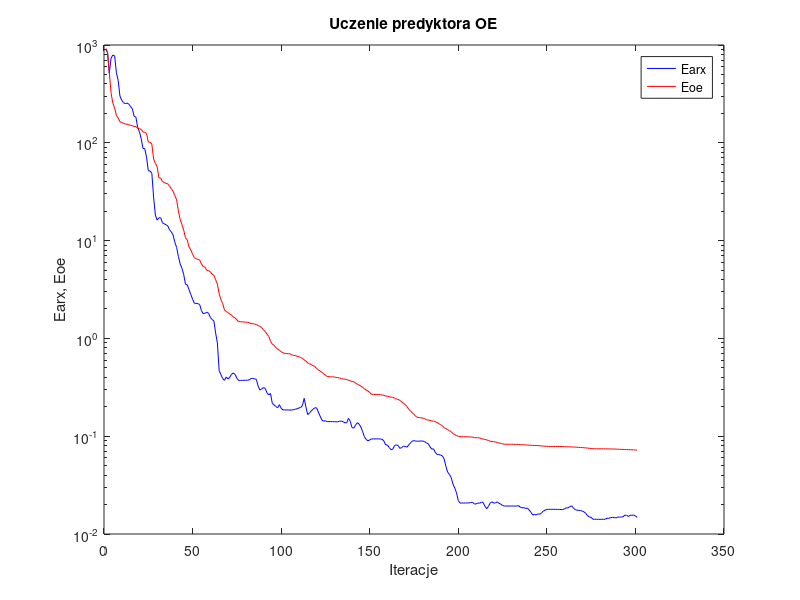
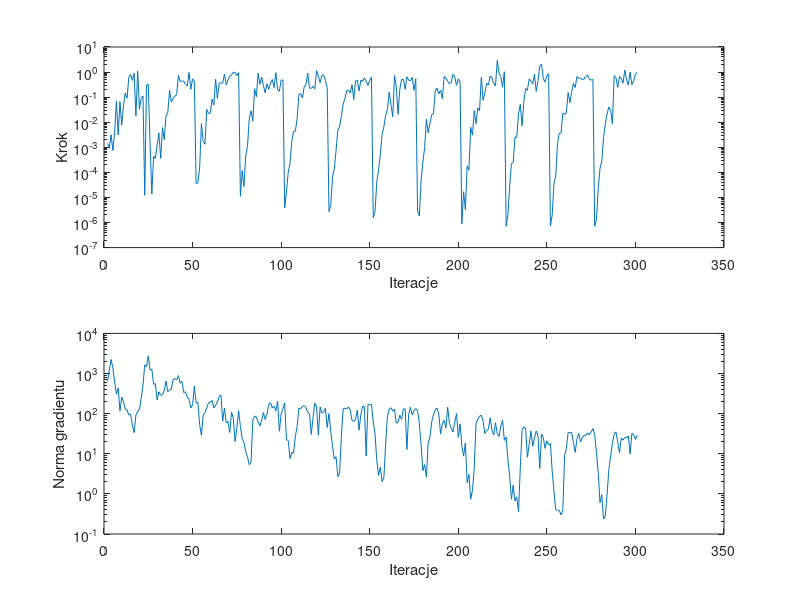

Here is the MATLAB script that generated these plots, in order:
%uczenie predyktora oe
clear all;
n=0; farx(n+1)=9.054274e+002; foe(n+1)=9.183296e+002; wspucz(n+1)=0.000000e+000; ng(n+1)=0.000000e+000;
%odnowa zmiennej metryki
n=1; farx(n+1)=8.335452e+002; foe(n+1)=8.440239e+002; krok(n+1)=1.427772e-003; ng(n+1)=6.368315e+002;
n=2; farx(n+1)=5.157205e+002; foe(n+1)=5.220359e+002; krok(n+1)=9.701682e-004; ng(n+1)=1.207657e+003;
n=3; farx(n+1)=7.362115e+002; foe(n+1)=3.205749e+002; krok(n+1)=3.200852e-003; ng(n+1)=2.230289e+003;
n=4; farx(n+1)=7.891167e+002; foe(n+1)=2.548451e+002; krok(n+1)=7.433745e-004; ng(n+1)=1.381027e+003;
n=5; farx(n+1)=7.760627e+002; foe(n+1)=2.265005e+002; krok(n+1)=3.852167e-003; ng(n+1)=6.166032e+002;
n=6; farx(n+1)=5.196127e+002; foe(n+1)=1.904878e+002; krok(n+1)=7.071636e-002; ng(n+1)=3.106139e+002;
n=7; farx(n+1)=4.338809e+002; foe(n+1)=1.788782e+002; krok(n+1)=3.096691e-003; ng(n+1)=4.325424e+002;
n=8; farx(n+1)=3.003796e+002; foe(n+1)=1.640795e+002; krok(n+1)=6.645935e-002; ng(n+1)=1.162275e+002;
n=9; farx(n+1)=2.722737e+002; foe(n+1)=1.610131e+002; krok(n+1)=7.585588e-003; ng(n+1)=2.572815e+002;
n=10; farx(n+1)=2.576011e+002; foe(n+1)=1.586148e+002; krok(n+1)=4.486711e-002; ng(n+1)=1.958422e+002;
n=11; farx(n+1)=2.511600e+002; foe(n+1)=1.555020e+002; krok(n+1)=1.468011e-001; ng(n+1)=1.301454e+002;
n=12; farx(n+1)=2.547679e+002; foe(n+1)=1.549599e+002; krok(n+1)=9.047997e-002; ng(n+1)=1.235980e+002;
n=13; farx(n+1)=2.484697e+002; foe(n+1)=1.527627e+002; krok(n+1)=6.071167e-001; ng(n+1)=9.278328e+001;
n=14; farx(n+1)=2.345375e+002; foe(n+1)=1.510447e+002; krok(n+1)=8.055989e-001; ng(n+1)=9.649514e+001;
n=15; farx(n+1)=2.231633e+002; foe(n+1)=1.498337e+002; krok(n+1)=4.641165e-001; ng(n+1)=5.139243e+001;
n=16; farx(n+1)=1.862168e+002; foe(n+1)=1.468804e+002; krok(n+1)=8.892951e-001; ng(n+1)=3.375206e+001;
n=17; farx(n+1)=1.832910e+002; foe(n+1)=1.466415e+002; krok(n+1)=1.809047e-002; ng(n+1)=9.215005e+001;
n=18; farx(n+1)=1.439700e+002; foe(n+1)=1.409289e+002; krok(n+1)=1.104871e+000; ng(n+1)=1.133043e+002;
n=19; farx(n+1)=1.296531e+002; foe(n+1)=1.393148e+002; krok(n+1)=3.394649e-002; ng(n+1)=1.266368e+002;
n=20; farx(n+1)=1.101314e+002; foe(n+1)=1.372536e+002; krok(n+1)=9.118713e-002; ng(n+1)=2.411644e+002;
n=21; farx(n+1)=8.732812e+001; foe(n+1)=1.286168e+002; krok(n+1)=1.125137e-001; ng(n+1)=5.038092e+002;
n=22; farx(n+1)=8.720314e+001; foe(n+1)=1.285970e+002; krok(n+1)=1.221743e-005; ng(n+1)=1.640580e+003;
n=23; farx(n+1)=7.136348e+001; foe(n+1)=1.244040e+002; krok(n+1)=3.031633e-001; ng(n+1)=1.483354e+003;
n=24; farx(n+1)=5.183262e+001; foe(n+1)=1.017894e+002; krok(n+1)=3.241378e-001; ng(n+1)=2.761599e+003;
n=25; farx(n+1)=5.152649e+001; foe(n+1)=1.015800e+002; krok(n+1)=1.336585e-003; ng(n+1)=1.213721e+003;
%odnowa zmiennej metryki
n=26; farx(n+1)=4.883414e+001; foe(n+1)=9.696023e+001; krok(n+1)=1.361415e-005; ng(n+1)=1.286940e+003;
n=27; farx(n+1)=2.782551e+001; foe(n+1)=6.830233e+001; krok(n+1)=4.342261e-004; ng(n+1)=5.396959e+002;
n=28; farx(n+1)=1.826859e+001; foe(n+1)=6.148825e+001; krok(n+1)=3.643472e-004; ng(n+1)=5.598124e+002;
n=29; farx(n+1)=1.620731e+001; foe(n+1)=5.705052e+001; krok(n+1)=1.256985e-003; ng(n+1)=2.207908e+002;
n=30; farx(n+1)=1.713651e+001; foe(n+1)=4.371241e+001; krok(n+1)=3.740008e-003; ng(n+1)=3.500644e+002;
n=31; farx(n+1)=1.711252e+001; foe(n+1)=4.360598e+001; krok(n+1)=3.647778e-004; ng(n+1)=2.869367e+002;
n=32; farx(n+1)=1.519751e+001; foe(n+1)=4.003030e+001; krok(n+1)=6.047937e-003; ng(n+1)=2.934974e+002;
n=33; farx(n+1)=1.487337e+001; foe(n+1)=3.931857e+001; krok(n+1)=1.998365e-003; ng(n+1)=3.757377e+002;
n=34; farx(n+1)=1.452110e+001; foe(n+1)=3.839378e+001; krok(n+1)=1.808357e-002; ng(n+1)=6.481172e+002;
n=35; farx(n+1)=1.415065e+001; foe(n+1)=3.810657e+001; krok(n+1)=2.357847e-002; ng(n+1)=3.506525e+002;
n=36; farx(n+1)=1.286636e+001; foe(n+1)=3.585002e+001; krok(n+1)=1.885946e-001; ng(n+1)=3.878748e+002;
n=37; farx(n+1)=1.227715e+001; foe(n+1)=3.405566e+001; krok(n+1)=6.296064e-002; ng(n+1)=4.113764e+002;
n=38; farx(n+1)=1.144067e+001; foe(n+1)=3.193275e+001; krok(n+1)=8.764941e-002; ng(n+1)=7.074948e+002;
n=39; farx(n+1)=9.586422e+000; foe(n+1)=2.884871e+001; krok(n+1)=1.088038e-001; ng(n+1)=7.460330e+002;
n=40; farx(n+1)=8.523986e+000; foe(n+1)=2.608744e+001; krok(n+1)=1.250522e-001; ng(n+1)=6.938702e+002;
n=41; farx(n+1)=6.868133e+000; foe(n+1)=2.001903e+001; krok(n+1)=7.386536e-001; ng(n+1)=8.899954e+002;
n=42; farx(n+1)=5.777614e+000; foe(n+1)=1.643433e+001; krok(n+1)=4.228884e-001; ng(n+1)=5.729395e+002;
n=43; farx(n+1)=5.216008e+000; foe(n+1)=1.455774e+001; krok(n+1)=4.406062e-001; ng(n+1)=6.374489e+002;
n=44; farx(n+1)=4.492545e+000; foe(n+1)=1.277793e+001; krok(n+1)=4.300038e-001; ng(n+1)=3.363464e+002;
n=45; farx(n+1)=3.575189e+000; foe(n+1)=1.068821e+001; krok(n+1)=3.388186e-001; ng(n+1)=3.496180e+002;
n=46; farx(n+1)=3.525301e+000; foe(n+1)=1.013292e+001; krok(n+1)=2.800362e-001; ng(n+1)=2.605386e+002;
n=47; farx(n+1)=3.150890e+000; foe(n+1)=8.609350e+000; krok(n+1)=9.607629e-001; ng(n+1)=2.290876e+002;
n=48; farx(n+1)=2.816296e+000; foe(n+1)=8.048155e+000; krok(n+1)=2.048945e-001; ng(n+1)=1.391618e+002;
n=49; farx(n+1)=2.518861e+000; foe(n+1)=7.266476e+000; krok(n+1)=5.352197e-001; ng(n+1)=1.651443e+002;
n=50; farx(n+1)=2.289582e+000; foe(n+1)=6.694325e+000; krok(n+1)=4.228884e-001; ng(n+1)=4.905405e+002;
%odnowa zmiennej metryki
n=51; farx(n+1)=2.280681e+000; foe(n+1)=6.548128e+000; krok(n+1)=3.616555e-005; ng(n+1)=1.814193e+002;
n=52; farx(n+1)=2.268268e+000; foe(n+1)=6.410539e+000; krok(n+1)=3.773212e-005; ng(n+1)=1.910328e+002;
n=53; farx(n+1)=2.220301e+000; foe(n+1)=6.342497e+000; krok(n+1)=1.605954e-004; ng(n+1)=5.302172e+001;
n=54; farx(n+1)=1.923345e+000; foe(n+1)=5.766532e+000; krok(n+1)=8.855578e-003; ng(n+1)=2.899729e+001;
n=55; farx(n+1)=1.792226e+000; foe(n+1)=5.433694e+000; krok(n+1)=1.693410e-003; ng(n+1)=9.344441e+001;
n=56; farx(n+1)=1.807218e+000; foe(n+1)=5.361460e+000; krok(n+1)=1.323510e-003; ng(n+1)=1.048513e+002;
n=57; farx(n+1)=1.849174e+000; foe(n+1)=4.974309e+000; krok(n+1)=3.238122e-002; ng(n+1)=1.401088e+002;
n=58; farx(n+1)=1.812801e+000; foe(n+1)=4.926356e+000; krok(n+1)=2.254943e-002; ng(n+1)=1.861570e+002;
n=59; farx(n+1)=1.641887e+000; foe(n+1)=4.788543e+000; krok(n+1)=2.284436e-002; ng(n+1)=1.913231e+002;
n=60; farx(n+1)=1.559840e+000; foe(n+1)=4.548021e+000; krok(n+1)=8.268560e-002; ng(n+1)=2.127625e+002;
n=61; farx(n+1)=1.518600e+000; foe(n+1)=4.427422e+000; krok(n+1)=4.880471e-002; ng(n+1)=1.382420e+002;
n=62; farx(n+1)=1.138727e+000; foe(n+1)=3.984445e+000; krok(n+1)=5.231840e-001; ng(n+1)=1.634372e+002;
n=63; farx(n+1)=9.014366e-001; foe(n+1)=3.594823e+000; krok(n+1)=8.973318e-002; ng(n+1)=1.933993e+002;
n=64; farx(n+1)=4.684323e-001; foe(n+1)=2.864670e+000; krok(n+1)=3.589327e-001; ng(n+1)=2.685161e+002;
n=65; farx(n+1)=4.267504e-001; foe(n+1)=2.492311e+000; krok(n+1)=3.655097e-001; ng(n+1)=2.915563e+002;
n=66; farx(n+1)=3.880869e-001; foe(n+1)=2.267920e+000; krok(n+1)=3.589327e-001; ng(n+1)=6.510064e+001;
n=67; farx(n+1)=3.728537e-001; foe(n+1)=1.957066e+000; krok(n+1)=8.316025e-001; ng(n+1)=1.374522e+002;
n=68; farx(n+1)=4.035901e-001; foe(n+1)=1.886358e+000; krok(n+1)=3.057702e-001; ng(n+1)=5.872941e+001;
n=69; farx(n+1)=3.853634e-001; foe(n+1)=1.835697e+000; krok(n+1)=5.014424e-001; ng(n+1)=6.376294e+001;
n=70; farx(n+1)=4.005381e-001; foe(n+1)=1.774624e+000; krok(n+1)=6.622313e-001; ng(n+1)=3.386985e+001;
n=71; farx(n+1)=4.299741e-001; foe(n+1)=1.728404e+000; krok(n+1)=7.847380e-001; ng(n+1)=1.085034e+002;
n=72; farx(n+1)=4.432492e-001; foe(n+1)=1.658309e+000; krok(n+1)=9.870098e-001; ng(n+1)=7.619290e+001;
n=73; farx(n+1)=4.285164e-001; foe(n+1)=1.616675e+000; krok(n+1)=9.576737e-001; ng(n+1)=2.025232e+001;
n=74; farx(n+1)=3.916883e-001; foe(n+1)=1.551322e+000; krok(n+1)=7.228765e-001; ng(n+1)=4.448231e+001;
n=75; farx(n+1)=3.714885e-001; foe(n+1)=1.486536e+000; krok(n+1)=9.526777e-001; ng(n+1)=1.183592e+002;
%odnowa zmiennej metryki
n=76; farx(n+1)=3.716740e-001; foe(n+1)=1.482279e+000; krok(n+1)=1.109774e-005; ng(n+1)=4.830788e+001;
n=77; farx(n+1)=3.724617e-001; foe(n+1)=1.474964e+000; krok(n+1)=1.172806e-004; ng(n+1)=2.419735e+001;
n=78; farx(n+1)=3.726368e-001; foe(n+1)=1.473712e+000; krok(n+1)=2.746916e-005; ng(n+1)=1.924022e+001;
n=79; farx(n+1)=3.731570e-001; foe(n+1)=1.467057e+000; krok(n+1)=4.630782e-004; ng(n+1)=1.119036e+001;
n=80; farx(n+1)=3.736327e-001; foe(n+1)=1.459919e+000; krok(n+1)=1.100811e-003; ng(n+1)=8.442655e+000;
n=81; farx(n+1)=3.767544e-001; foe(n+1)=1.449176e+000; krok(n+1)=1.401574e-002; ng(n+1)=5.357973e+000;
n=82; farx(n+1)=3.890277e-001; foe(n+1)=1.417383e+000; krok(n+1)=2.861011e-002; ng(n+1)=6.005132e+000;
n=83; farx(n+1)=3.901811e-001; foe(n+1)=1.415005e+000; krok(n+1)=1.109636e-002; ng(n+1)=6.961923e+001;
n=84; farx(n+1)=3.858396e-001; foe(n+1)=1.401729e+000; krok(n+1)=2.168605e-001; ng(n+1)=8.716290e+001;
n=85; farx(n+1)=3.813483e-001; foe(n+1)=1.389998e+000; krok(n+1)=1.046893e-001; ng(n+1)=8.251666e+001;
n=86; farx(n+1)=3.256961e-001; foe(n+1)=1.355233e+000; krok(n+1)=9.112329e-001; ng(n+1)=6.172665e+001;
n=87; farx(n+1)=2.957387e-001; foe(n+1)=1.324855e+000; krok(n+1)=3.262230e-001; ng(n+1)=4.938135e+001;
n=88; farx(n+1)=3.043045e-001; foe(n+1)=1.288201e+000; krok(n+1)=6.293018e-001; ng(n+1)=6.944684e+001;
n=89; farx(n+1)=3.141650e-001; foe(n+1)=1.220719e+000; krok(n+1)=2.869393e-001; ng(n+1)=1.066823e+002;
n=90; farx(n+1)=3.085770e-001; foe(n+1)=1.177808e+000; krok(n+1)=1.486329e-001; ng(n+1)=7.136262e+001;
n=91; farx(n+1)=2.782395e-001; foe(n+1)=1.104984e+000; krok(n+1)=3.355407e-001; ng(n+1)=9.539831e+001;
n=92; farx(n+1)=2.646324e-001; foe(n+1)=1.050579e+000; krok(n+1)=2.044970e-001; ng(n+1)=1.693288e+002;
n=93; farx(n+1)=2.728348e-001; foe(n+1)=9.351409e-001; krok(n+1)=3.619299e-001; ng(n+1)=1.862398e+002;
n=94; farx(n+1)=2.166529e-001; foe(n+1)=8.730263e-001; krok(n+1)=5.014424e-001; ng(n+1)=1.387663e+002;
n=95; farx(n+1)=2.090486e-001; foe(n+1)=8.512582e-001; krok(n+1)=2.409855e-001; ng(n+1)=1.539553e+002;
n=96; farx(n+1)=2.012928e-001; foe(n+1)=8.070024e-001; krok(n+1)=9.429061e-001; ng(n+1)=1.157692e+002;
n=97; farx(n+1)=1.951275e-001; foe(n+1)=7.810526e-001; krok(n+1)=1.961845e-001; ng(n+1)=2.041901e+002;
n=98; farx(n+1)=2.104217e-001; foe(n+1)=7.565955e-001; krok(n+1)=1.725040e-001; ng(n+1)=3.635711e+001;
n=99; farx(n+1)=1.927902e-001; foe(n+1)=7.313056e-001; krok(n+1)=4.837349e-001; ng(n+1)=9.720314e+001;
n=100; farx(n+1)=1.858392e-001; foe(n+1)=7.152058e-001; krok(n+1)=4.764226e-001; ng(n+1)=1.331061e+002;
%odnowa zmiennej metryki
n=101; farx(n+1)=1.856184e-001; foe(n+1)=7.016834e-001; krok(n+1)=3.837877e-006; ng(n+1)=1.843044e+002;
n=102; farx(n+1)=1.856273e-001; foe(n+1)=7.008741e-001; krok(n+1)=1.663384e-005; ng(n+1)=2.236889e+001;
n=103; farx(n+1)=1.855606e-001; foe(n+1)=6.972422e-001; krok(n+1)=1.016603e-004; ng(n+1)=2.145711e+001;
n=104; farx(n+1)=1.850211e-001; foe(n+1)=6.960691e-001; krok(n+1)=2.263251e-004; ng(n+1)=7.600055e+000;
n=105; farx(n+1)=1.854222e-001; foe(n+1)=6.784884e-001; krok(n+1)=1.691206e-003; ng(n+1)=1.074564e+001;
n=106; farx(n+1)=1.869584e-001; foe(n+1)=6.705580e-001; krok(n+1)=4.352152e-003; ng(n+1)=1.037031e+001;
n=107; farx(n+1)=1.884951e-001; foe(n+1)=6.679339e-001; krok(n+1)=4.337081e-003; ng(n+1)=2.682586e+001;
n=108; farx(n+1)=1.908566e-001; foe(n+1)=6.573327e-001; krok(n+1)=1.321323e-002; ng(n+1)=4.681946e+001;
n=109; farx(n+1)=1.945794e-001; foe(n+1)=6.500219e-001; krok(n+1)=1.257655e-001; ng(n+1)=1.377976e+002;
n=110; farx(n+1)=1.963421e-001; foe(n+1)=6.378930e-001; krok(n+1)=1.392836e-001; ng(n+1)=1.322088e+002;
n=111; farx(n+1)=2.058305e-001; foe(n+1)=6.260604e-001; krok(n+1)=9.137743e-002; ng(n+1)=1.510148e+002;
n=112; farx(n+1)=2.436981e-001; foe(n+1)=6.036691e-001; krok(n+1)=2.577175e-001; ng(n+1)=1.583843e+002;
n=113; farx(n+1)=1.982286e-001; foe(n+1)=5.857232e-001; krok(n+1)=3.183983e-001; ng(n+1)=1.417406e+002;
n=114; farx(n+1)=1.661669e-001; foe(n+1)=5.622714e-001; krok(n+1)=9.073805e-001; ng(n+1)=1.067565e+002;
n=115; farx(n+1)=1.731994e-001; foe(n+1)=5.504639e-001; krok(n+1)=2.292046e-001; ng(n+1)=9.867412e+001;
n=116; farx(n+1)=1.814761e-001; foe(n+1)=5.400375e-001; krok(n+1)=2.230612e-001; ng(n+1)=3.040974e+001;
n=117; farx(n+1)=1.887212e-001; foe(n+1)=5.278124e-001; krok(n+1)=2.701727e-001; ng(n+1)=7.900906e+001;
n=118; farx(n+1)=1.949932e-001; foe(n+1)=5.158097e-001; krok(n+1)=2.137984e-001; ng(n+1)=1.839643e+002;
n=119; farx(n+1)=1.953252e-001; foe(n+1)=4.930546e-001; krok(n+1)=1.142949e+000; ng(n+1)=1.498067e+002;
n=120; farx(n+1)=1.764433e-001; foe(n+1)=4.765182e-001; krok(n+1)=6.780158e-001; ng(n+1)=2.912951e+001;
n=121; farx(n+1)=1.603725e-001; foe(n+1)=4.641454e-001; krok(n+1)=3.745525e-001; ng(n+1)=1.470802e+002;
n=122; farx(n+1)=1.461045e-001; foe(n+1)=4.488600e-001; krok(n+1)=7.310195e-001; ng(n+1)=1.026786e+002;
n=123; farx(n+1)=1.424777e-001; foe(n+1)=4.349442e-001; krok(n+1)=7.847380e-001; ng(n+1)=1.108997e+002;
n=124; farx(n+1)=1.437907e-001; foe(n+1)=4.198408e-001; krok(n+1)=4.556164e-001; ng(n+1)=1.358012e+002;
n=125; farx(n+1)=1.408854e-001; foe(n+1)=4.084868e-001; krok(n+1)=2.363480e-001; ng(n+1)=4.511862e+001;
%odnowa zmiennej metryki
n=126; farx(n+1)=1.408887e-001; foe(n+1)=4.060717e-001; krok(n+1)=2.706602e-006; ng(n+1)=1.006450e+002;
n=127; farx(n+1)=1.409066e-001; foe(n+1)=4.053334e-001; krok(n+1)=4.789737e-006; ng(n+1)=3.652880e+001;
n=128; farx(n+1)=1.409855e-001; foe(n+1)=4.041234e-001; krok(n+1)=6.703667e-005; ng(n+1)=1.530757e+001;
n=129; farx(n+1)=1.406496e-001; foe(n+1)=4.033977e-001; krok(n+1)=1.356650e-004; ng(n+1)=7.351032e+000;
n=130; farx(n+1)=1.404511e-001; foe(n+1)=3.994290e-001; krok(n+1)=7.553219e-004; ng(n+1)=8.457938e+000;
n=131; farx(n+1)=1.402687e-001; foe(n+1)=3.969151e-001; krok(n+1)=5.000456e-003; ng(n+1)=2.680167e+000;
n=132; farx(n+1)=1.423700e-001; foe(n+1)=3.933951e-001; krok(n+1)=6.545122e-003; ng(n+1)=3.300795e+000;
n=133; farx(n+1)=1.428999e-001; foe(n+1)=3.869195e-001; krok(n+1)=1.793370e-002; ng(n+1)=2.776005e+001;
n=134; farx(n+1)=1.405584e-001; foe(n+1)=3.850534e-001; krok(n+1)=5.335388e-002; ng(n+1)=1.316089e+002;
n=135; farx(n+1)=1.371571e-001; foe(n+1)=3.828033e-001; krok(n+1)=8.662598e-002; ng(n+1)=1.374774e+002;
n=136; farx(n+1)=1.369974e-001; foe(n+1)=3.790069e-001; krok(n+1)=1.817918e-001; ng(n+1)=1.307326e+002;
n=137; farx(n+1)=1.522688e-001; foe(n+1)=3.735854e-001; krok(n+1)=1.909506e-001; ng(n+1)=1.472693e+002;
n=138; farx(n+1)=1.422657e-001; foe(n+1)=3.686273e-001; krok(n+1)=1.478545e-001; ng(n+1)=1.240245e+002;
n=139; farx(n+1)=1.225613e-001; foe(n+1)=3.626203e-001; krok(n+1)=3.114411e-001; ng(n+1)=6.714235e+001;
n=140; farx(n+1)=1.209564e-001; foe(n+1)=3.606449e-001; krok(n+1)=8.035313e-002; ng(n+1)=6.463261e+001;
n=141; farx(n+1)=1.298928e-001; foe(n+1)=3.489758e-001; krok(n+1)=4.385923e-001; ng(n+1)=7.261964e+001;
n=142; farx(n+1)=1.374575e-001; foe(n+1)=3.406458e-001; krok(n+1)=4.635137e-001; ng(n+1)=1.232453e+002;
n=143; farx(n+1)=1.331031e-001; foe(n+1)=3.331954e-001; krok(n+1)=1.775417e-001; ng(n+1)=3.881762e+001;
n=144; farx(n+1)=1.241425e-001; foe(n+1)=3.252304e-001; krok(n+1)=4.756263e-001; ng(n+1)=9.396754e+001;
n=145; farx(n+1)=1.111304e-001; foe(n+1)=3.161489e-001; krok(n+1)=4.268310e-001; ng(n+1)=1.551451e+002;
n=146; farx(n+1)=9.886920e-002; foe(n+1)=3.053256e-001; krok(n+1)=5.788951e-001; ng(n+1)=1.461752e+002;
n=147; farx(n+1)=9.270092e-002; foe(n+1)=2.962282e-001; krok(n+1)=4.364225e-001; ng(n+1)=8.829080e+000;
n=148; farx(n+1)=8.971789e-002; foe(n+1)=2.896233e-001; krok(n+1)=2.935451e-001; ng(n+1)=1.666098e+002;
n=149; farx(n+1)=9.171203e-002; foe(n+1)=2.795488e-001; krok(n+1)=4.686024e-001; ng(n+1)=1.704264e+002;
n=150; farx(n+1)=9.382368e-002; foe(n+1)=2.680624e-001; krok(n+1)=6.183220e-001; ng(n+1)=1.698161e+002;
%odnowa zmiennej metryki
n=151; farx(n+1)=9.382498e-002; foe(n+1)=2.672691e-001; krok(n+1)=1.534369e-006; ng(n+1)=6.179995e+001;
n=152; farx(n+1)=9.384541e-002; foe(n+1)=2.670241e-001; krok(n+1)=2.794872e-006; ng(n+1)=3.129111e+001;
n=153; farx(n+1)=9.392484e-002; foe(n+1)=2.668489e-001; krok(n+1)=4.244958e-005; ng(n+1)=6.675262e+000;
n=154; farx(n+1)=9.388966e-002; foe(n+1)=2.667120e-001; krok(n+1)=1.250770e-004; ng(n+1)=2.910675e+000;
n=155; farx(n+1)=9.362530e-002; foe(n+1)=2.657715e-001; krok(n+1)=5.239523e-004; ng(n+1)=4.641136e+000;
n=156; farx(n+1)=9.304839e-002; foe(n+1)=2.646104e-001; krok(n+1)=3.303815e-003; ng(n+1)=2.021992e+000;
n=157; farx(n+1)=8.927138e-002; foe(n+1)=2.620221e-001; krok(n+1)=6.669234e-003; ng(n+1)=2.601079e+000;
n=158; farx(n+1)=8.137902e-002; foe(n+1)=2.574778e-001; krok(n+1)=1.842644e-002; ng(n+1)=1.827127e+001;
n=159; farx(n+1)=8.145688e-002; foe(n+1)=2.561107e-001; krok(n+1)=3.389322e-002; ng(n+1)=8.643591e+001;
n=160; farx(n+1)=7.652116e-002; foe(n+1)=2.532949e-001; krok(n+1)=1.600146e-001; ng(n+1)=1.328612e+002;
n=161; farx(n+1)=7.282286e-002; foe(n+1)=2.507930e-001; krok(n+1)=4.953895e-002; ng(n+1)=1.396645e+002;
n=162; farx(n+1)=7.352516e-002; foe(n+1)=2.504443e-001; krok(n+1)=1.647425e-002; ng(n+1)=1.154041e+002;
n=163; farx(n+1)=8.020292e-002; foe(n+1)=2.440551e-001; krok(n+1)=7.273018e-001; ng(n+1)=1.296100e+002;
n=164; farx(n+1)=8.162910e-002; foe(n+1)=2.401010e-001; krok(n+1)=2.543102e-001; ng(n+1)=5.796644e+001;
n=165; farx(n+1)=8.037689e-002; foe(n+1)=2.380785e-001; krok(n+1)=2.054980e-002; ng(n+1)=6.155697e+001;
n=166; farx(n+1)=7.524013e-002; foe(n+1)=2.320823e-001; krok(n+1)=2.093785e-001; ng(n+1)=9.148030e+001;
n=167; farx(n+1)=7.631643e-002; foe(n+1)=2.250948e-001; krok(n+1)=5.045340e-001; ng(n+1)=7.173372e+001;
n=168; farx(n+1)=7.919819e-002; foe(n+1)=2.167230e-001; krok(n+1)=5.045908e-001; ng(n+1)=1.320364e+002;
n=169; farx(n+1)=7.867971e-002; foe(n+1)=2.106983e-001; krok(n+1)=2.064051e-001; ng(n+1)=1.313332e+002;
n=170; farx(n+1)=7.719548e-002; foe(n+1)=2.013470e-001; krok(n+1)=6.537835e-001; ng(n+1)=1.281233e+001;
n=171; farx(n+1)=8.109117e-002; foe(n+1)=1.890292e-001; krok(n+1)=4.726961e-001; ng(n+1)=9.781985e+001;
n=172; farx(n+1)=8.537324e-002; foe(n+1)=1.810234e-001; krok(n+1)=4.498732e-001; ng(n+1)=1.441683e+002;
n=173; farx(n+1)=8.913294e-002; foe(n+1)=1.732460e-001; krok(n+1)=6.167589e-001; ng(n+1)=9.284632e+001;
n=174; farx(n+1)=9.007243e-002; foe(n+1)=1.676628e-001; krok(n+1)=1.865458e-001; ng(n+1)=1.207919e+002;
n=175; farx(n+1)=8.899769e-002; foe(n+1)=1.591312e-001; krok(n+1)=5.491644e-001; ng(n+1)=1.332185e+002;
%odnowa zmiennej metryki
n=176; farx(n+1)=8.901250e-002; foe(n+1)=1.556391e-001; krok(n+1)=3.088125e-006; ng(n+1)=1.201475e+002;
n=177; farx(n+1)=8.903412e-002; foe(n+1)=1.551477e-001; krok(n+1)=1.845341e-006; ng(n+1)=5.682254e+001;
n=178; farx(n+1)=8.938495e-002; foe(n+1)=1.537600e-001; krok(n+1)=4.646090e-005; ng(n+1)=1.651475e+001;
n=179; farx(n+1)=8.918684e-002; foe(n+1)=1.534910e-001; krok(n+1)=2.556540e-004; ng(n+1)=3.783825e+000;
n=180; farx(n+1)=8.808520e-002; foe(n+1)=1.512342e-001; krok(n+1)=9.638767e-004; ng(n+1)=5.357986e+000;
n=181; farx(n+1)=8.530889e-002; foe(n+1)=1.470554e-001; krok(n+1)=1.308935e-002; ng(n+1)=2.663402e+000;
n=182; farx(n+1)=8.400211e-002; foe(n+1)=1.465608e-001; krok(n+1)=3.792794e-003; ng(n+1)=1.850101e+001;
n=183; farx(n+1)=7.790993e-002; foe(n+1)=1.447172e-001; krok(n+1)=9.093040e-003; ng(n+1)=2.582057e+001;
n=184; farx(n+1)=7.390330e-002; foe(n+1)=1.433412e-001; krok(n+1)=2.000182e-002; ng(n+1)=6.249638e+001;
n=185; farx(n+1)=7.431740e-002; foe(n+1)=1.428475e-001; krok(n+1)=2.191235e-002; ng(n+1)=9.397226e+001;
n=186; farx(n+1)=6.856621e-002; foe(n+1)=1.408307e-001; krok(n+1)=1.752988e-001; ng(n+1)=1.246718e+002;
n=187; farx(n+1)=6.504799e-002; foe(n+1)=1.383884e-001; krok(n+1)=2.317569e-001; ng(n+1)=1.375817e+002;
n=188; farx(n+1)=6.485467e-002; foe(n+1)=1.343728e-001; krok(n+1)=1.344350e-001; ng(n+1)=9.727682e+001;
n=189; farx(n+1)=6.416718e-002; foe(n+1)=1.309872e-001; krok(n+1)=1.913888e-001; ng(n+1)=3.146129e+001;
n=190; farx(n+1)=6.293415e-002; foe(n+1)=1.281773e-001; krok(n+1)=8.662598e-002; ng(n+1)=5.578573e+001;
n=191; farx(n+1)=5.854629e-002; foe(n+1)=1.224833e-001; krok(n+1)=6.710813e-001; ng(n+1)=6.863224e+001;
n=192; farx(n+1)=4.930167e-002; foe(n+1)=1.198195e-001; krok(n+1)=5.763255e-001; ng(n+1)=4.378740e+001;
n=193; farx(n+1)=4.282686e-002; foe(n+1)=1.164888e-001; krok(n+1)=4.353621e-001; ng(n+1)=1.458554e+002;
n=194; farx(n+1)=4.059610e-002; foe(n+1)=1.139689e-001; krok(n+1)=3.427774e-001; ng(n+1)=5.781959e+001;
n=195; farx(n+1)=3.773941e-002; foe(n+1)=1.111306e-001; krok(n+1)=3.805404e-001; ng(n+1)=4.438562e+001;
n=196; farx(n+1)=3.235571e-002; foe(n+1)=1.061855e-001; krok(n+1)=8.088973e-001; ng(n+1)=3.478683e+001;
n=197; farx(n+1)=2.954578e-002; foe(n+1)=1.036834e-001; krok(n+1)=6.524460e-001; ng(n+1)=6.070989e+001;
n=198; farx(n+1)=2.635342e-002; foe(n+1)=1.014336e-001; krok(n+1)=2.948231e-001; ng(n+1)=1.002194e+002;
n=199; farx(n+1)=2.195501e-002; foe(n+1)=9.997937e-002; krok(n+1)=5.343541e-001; ng(n+1)=2.571780e+001;
n=200; farx(n+1)=2.072130e-002; foe(n+1)=9.890149e-002; krok(n+1)=4.015963e-001; ng(n+1)=5.579079e+001;
%odnowa zmiennej metryki
n=201; farx(n+1)=2.072227e-002; foe(n+1)=9.887858e-002; krok(n+1)=8.810386e-007; ng(n+1)=1.546681e+001;
n=202; farx(n+1)=2.073969e-002; foe(n+1)=9.876202e-002; krok(n+1)=1.689172e-005; ng(n+1)=8.728492e+000;
n=203; farx(n+1)=2.075057e-002; foe(n+1)=9.868456e-002; krok(n+1)=3.266097e-006; ng(n+1)=1.853061e+001;
n=204; farx(n+1)=2.075025e-002; foe(n+1)=9.864286e-002; krok(n+1)=1.802468e-004; ng(n+1)=1.873175e+000;
n=205; farx(n+1)=2.081176e-002; foe(n+1)=9.852420e-002; krok(n+1)=1.215958e-004; ng(n+1)=3.078299e+000;
n=206; farx(n+1)=2.094902e-002; foe(n+1)=9.827332e-002; krok(n+1)=6.192369e-003; ng(n+1)=7.383719e-001;
n=207; farx(n+1)=2.113214e-002; foe(n+1)=9.805658e-002; krok(n+1)=3.065383e-003; ng(n+1)=1.219764e+000;
n=208; farx(n+1)=2.032700e-002; foe(n+1)=9.676281e-002; krok(n+1)=2.900728e-002; ng(n+1)=4.428457e+000;
n=209; farx(n+1)=2.026281e-002; foe(n+1)=9.652153e-002; krok(n+1)=8.685477e-003; ng(n+1)=5.649769e+001;
n=210; farx(n+1)=2.078606e-002; foe(n+1)=9.631802e-002; krok(n+1)=3.726844e-002; ng(n+1)=7.124201e+001;
n=211; farx(n+1)=2.060832e-002; foe(n+1)=9.621417e-002; krok(n+1)=2.896961e-002; ng(n+1)=8.602113e+001;
n=212; farx(n+1)=2.117508e-002; foe(n+1)=9.435102e-002; krok(n+1)=6.144464e-001; ng(n+1)=9.155352e+001;
n=213; farx(n+1)=2.103388e-002; foe(n+1)=9.347767e-002; krok(n+1)=7.475647e-002; ng(n+1)=6.483315e+001;
n=214; farx(n+1)=1.928435e-002; foe(n+1)=9.273277e-002; krok(n+1)=1.444813e-001; ng(n+1)=3.191298e+001;
n=215; farx(n+1)=1.811736e-002; foe(n+1)=9.164501e-002; krok(n+1)=3.510640e-001; ng(n+1)=3.829736e+001;
n=216; farx(n+1)=1.915207e-002; foe(n+1)=9.053459e-002; krok(n+1)=3.044248e-001; ng(n+1)=4.106454e+001;
n=217; farx(n+1)=2.072462e-002; foe(n+1)=8.885433e-002; krok(n+1)=6.930078e-001; ng(n+1)=7.861610e+001;
n=218; farx(n+1)=2.133936e-002; foe(n+1)=8.829040e-002; krok(n+1)=5.786742e-001; ng(n+1)=3.844353e+001;
n=219; farx(n+1)=2.068931e-002; foe(n+1)=8.781162e-002; krok(n+1)=3.505976e-001; ng(n+1)=2.939647e+001;
n=220; farx(n+1)=2.081334e-002; foe(n+1)=8.727511e-002; krok(n+1)=2.828655e-001; ng(n+1)=5.911699e+001;
n=221; farx(n+1)=2.131524e-002; foe(n+1)=8.620939e-002; krok(n+1)=2.917988e+000; ng(n+1)=3.147580e+001;
n=222; farx(n+1)=2.058558e-002; foe(n+1)=8.532157e-002; krok(n+1)=8.922448e-001; ng(n+1)=2.688865e+001;
n=223; farx(n+1)=2.020973e-002; foe(n+1)=8.419975e-002; krok(n+1)=6.776371e-001; ng(n+1)=4.908371e+001;
n=224; farx(n+1)=1.956092e-002; foe(n+1)=8.358391e-002; krok(n+1)=2.476508e-001; ng(n+1)=6.788445e+001;
n=225; farx(n+1)=1.932061e-002; foe(n+1)=8.280249e-002; krok(n+1)=1.030870e+000; ng(n+1)=2.146389e+001;
%odnowa zmiennej metryki
n=226; farx(n+1)=1.932074e-002; foe(n+1)=8.272834e-002; krok(n+1)=7.131750e-007; ng(n+1)=2.617927e+001;
n=227; farx(n+1)=1.932061e-002; foe(n+1)=8.271876e-002; krok(n+1)=1.889851e-006; ng(n+1)=7.144614e+000;
n=228; farx(n+1)=1.933052e-002; foe(n+1)=8.270131e-002; krok(n+1)=2.832743e-005; ng(n+1)=2.731216e+000;
n=229; farx(n+1)=1.932256e-002; foe(n+1)=8.268895e-002; krok(n+1)=2.266194e-004; ng(n+1)=7.386300e-001;
n=230; farx(n+1)=1.932604e-002; foe(n+1)=8.262593e-002; krok(n+1)=2.463545e-004; ng(n+1)=1.651497e+000;
n=231; farx(n+1)=1.928371e-002; foe(n+1)=8.253958e-002; krok(n+1)=2.600344e-003; ng(n+1)=6.630129e-001;
n=232; farx(n+1)=1.933031e-002; foe(n+1)=8.243936e-002; krok(n+1)=2.474886e-003; ng(n+1)=8.428808e-001;
n=233; farx(n+1)=1.950444e-002; foe(n+1)=8.230484e-002; krok(n+1)=2.147336e-002; ng(n+1)=3.573179e-001;
n=234; farx(n+1)=1.879741e-002; foe(n+1)=8.189042e-002; krok(n+1)=5.127576e-002; ng(n+1)=4.415440e+000;
n=235; farx(n+1)=1.851209e-002; foe(n+1)=8.183485e-002; krok(n+1)=7.191676e-003; ng(n+1)=3.808710e+001;
n=236; farx(n+1)=1.861352e-002; foe(n+1)=8.172346e-002; krok(n+1)=6.601690e-002; ng(n+1)=4.647341e+001;
n=237; farx(n+1)=1.824649e-002; foe(n+1)=8.142643e-002; krok(n+1)=2.176811e-001; ng(n+1)=4.318550e+001;
n=238; farx(n+1)=1.839806e-002; foe(n+1)=8.129614e-002; krok(n+1)=1.884118e-001; ng(n+1)=8.197165e+000;
n=239; farx(n+1)=1.760834e-002; foe(n+1)=8.096825e-002; krok(n+1)=5.281352e-001; ng(n+1)=1.653287e+001;
n=240; farx(n+1)=1.668899e-002; foe(n+1)=8.075004e-002; krok(n+1)=4.268310e-001; ng(n+1)=3.717399e+001;
n=241; farx(n+1)=1.564600e-002; foe(n+1)=8.049837e-002; krok(n+1)=3.404866e-001; ng(n+1)=1.534308e+001;
n=242; farx(n+1)=1.588388e-002; foe(n+1)=8.037776e-002; krok(n+1)=8.127796e-001; ng(n+1)=2.465291e+001;
n=243; farx(n+1)=1.566439e-002; foe(n+1)=8.028866e-002; krok(n+1)=1.713887e-001; ng(n+1)=3.712873e+001;
n=244; farx(n+1)=1.604391e-002; foe(n+1)=8.019263e-002; krok(n+1)=4.584092e-001; ng(n+1)=2.812974e+001;
n=245; farx(n+1)=1.591368e-002; foe(n+1)=7.991018e-002; krok(n+1)=1.728970e+000; ng(n+1)=4.309368e+000;
n=246; farx(n+1)=1.644183e-002; foe(n+1)=7.944884e-002; krok(n+1)=2.048868e+000; ng(n+1)=3.095610e+001;
n=247; farx(n+1)=1.714620e-002; foe(n+1)=7.921246e-002; krok(n+1)=5.403454e-001; ng(n+1)=2.545738e+001;
n=248; farx(n+1)=1.752541e-002; foe(n+1)=7.907752e-002; krok(n+1)=3.923690e-001; ng(n+1)=1.362510e+001;
n=249; farx(n+1)=1.783314e-002; foe(n+1)=7.873256e-002; krok(n+1)=7.113726e-001; ng(n+1)=2.105618e+001;
n=250; farx(n+1)=1.786813e-002; foe(n+1)=7.857440e-002; krok(n+1)=8.670260e-001; ng(n+1)=1.659516e+001;
%odnowa zmiennej metryki
n=251; farx(n+1)=1.786804e-002; foe(n+1)=7.855182e-002; krok(n+1)=7.285404e-007; ng(n+1)=1.771341e+001;
n=252; farx(n+1)=1.786792e-002; foe(n+1)=7.854966e-002; krok(n+1)=1.948244e-006; ng(n+1)=3.743218e+000;
n=253; farx(n+1)=1.787418e-002; foe(n+1)=7.854450e-002; krok(n+1)=3.519674e-005; ng(n+1)=1.185940e+000;
n=254; farx(n+1)=1.787208e-002; foe(n+1)=7.854362e-002; krok(n+1)=7.145650e-005; ng(n+1)=4.054103e-001;
n=255; farx(n+1)=1.787629e-002; foe(n+1)=7.852617e-002; krok(n+1)=1.409339e-003; ng(n+1)=3.832412e-001;
n=256; farx(n+1)=1.781959e-002; foe(n+1)=7.848574e-002; krok(n+1)=3.698907e-003; ng(n+1)=3.850322e-001;
n=257; farx(n+1)=1.778220e-002; foe(n+1)=7.845985e-002; krok(n+1)=3.698907e-003; ng(n+1)=3.003656e-001;
n=258; farx(n+1)=1.773208e-002; foe(n+1)=7.823261e-002; krok(n+1)=2.219272e-002; ng(n+1)=3.811522e-001;
n=259; farx(n+1)=1.812573e-002; foe(n+1)=7.816139e-002; krok(n+1)=2.085811e-002; ng(n+1)=9.139826e+000;
n=260; farx(n+1)=1.850435e-002; foe(n+1)=7.798463e-002; krok(n+1)=2.351765e-002; ng(n+1)=1.354268e+001;
n=261; farx(n+1)=1.849129e-002; foe(n+1)=7.794620e-002; krok(n+1)=1.528330e-001; ng(n+1)=3.369582e+001;
n=262; farx(n+1)=1.906163e-002; foe(n+1)=7.783678e-002; krok(n+1)=6.045742e-002; ng(n+1)=3.317075e+001;
n=263; farx(n+1)=1.941719e-002; foe(n+1)=7.770619e-002; krok(n+1)=1.653712e-001; ng(n+1)=3.435052e+001;
n=264; farx(n+1)=1.844105e-002; foe(n+1)=7.751680e-002; krok(n+1)=3.485301e-001; ng(n+1)=1.904000e+001;
n=265; farx(n+1)=1.774216e-002; foe(n+1)=7.737717e-002; krok(n+1)=2.409855e-001; ng(n+1)=1.079385e+001;
n=266; farx(n+1)=1.753112e-002; foe(n+1)=7.716022e-002; krok(n+1)=6.698571e-001; ng(n+1)=2.379231e+001;
n=267; farx(n+1)=1.742421e-002; foe(n+1)=7.687447e-002; krok(n+1)=5.534700e-001; ng(n+1)=3.264105e+001;
n=268; farx(n+1)=1.737657e-002; foe(n+1)=7.667707e-002; krok(n+1)=5.766634e-001; ng(n+1)=1.965972e+001;
n=269; farx(n+1)=1.714546e-002; foe(n+1)=7.652995e-002; krok(n+1)=5.013461e-001; ng(n+1)=2.503395e+001;
n=270; farx(n+1)=1.681681e-002; foe(n+1)=7.616948e-002; krok(n+1)=5.341966e-001; ng(n+1)=2.880863e+001;
n=271; farx(n+1)=1.624430e-002; foe(n+1)=7.592225e-002; krok(n+1)=6.575937e-001; ng(n+1)=2.861598e+001;
n=272; farx(n+1)=1.534638e-002; foe(n+1)=7.554188e-002; krok(n+1)=7.650627e-001; ng(n+1)=3.318937e+001;
n=273; farx(n+1)=1.493382e-002; foe(n+1)=7.520684e-002; krok(n+1)=5.174513e-001; ng(n+1)=2.972817e+001;
n=274; farx(n+1)=1.482079e-002; foe(n+1)=7.478323e-002; krok(n+1)=4.787134e-001; ng(n+1)=3.467553e+001;
n=275; farx(n+1)=1.414033e-002; foe(n+1)=7.446413e-002; krok(n+1)=5.045340e-001; ng(n+1)=4.265440e+001;
%odnowa zmiennej metryki
n=276; farx(n+1)=1.414023e-002; foe(n+1)=7.439745e-002; krok(n+1)=7.098430e-007; ng(n+1)=2.978009e+001;
n=277; farx(n+1)=1.414024e-002; foe(n+1)=7.438129e-002; krok(n+1)=1.346621e-006; ng(n+1)=1.074777e+001;
n=278; farx(n+1)=1.412828e-002; foe(n+1)=7.435647e-002; krok(n+1)=2.276873e-005; ng(n+1)=3.365484e+000;
n=279; farx(n+1)=1.413022e-002; foe(n+1)=7.435230e-002; krok(n+1)=1.460638e-004; ng(n+1)=6.001783e-001;
n=280; farx(n+1)=1.413442e-002; foe(n+1)=7.433390e-002; krok(n+1)=2.681467e-004; ng(n+1)=9.478410e-001;
n=281; farx(n+1)=1.412113e-002; foe(n+1)=7.432435e-002; krok(n+1)=2.474886e-003; ng(n+1)=2.366489e-001;
n=282; farx(n+1)=1.416464e-002; foe(n+1)=7.428174e-002; krok(n+1)=8.426649e-003; ng(n+1)=2.821744e-001;
n=283; farx(n+1)=1.453033e-002; foe(n+1)=7.420264e-002; krok(n+1)=2.152696e-002; ng(n+1)=9.974018e-001;
n=284; farx(n+1)=1.444849e-002; foe(n+1)=7.414862e-002; krok(n+1)=4.077788e-002; ng(n+1)=4.080517e+000;
n=285; farx(n+1)=1.472978e-002; foe(n+1)=7.406804e-002; krok(n+1)=3.002384e-002; ng(n+1)=8.782117e+000;
n=286; farx(n+1)=1.481326e-002; foe(n+1)=7.401243e-002; krok(n+1)=8.704305e-003; ng(n+1)=1.842413e+001;
n=287; farx(n+1)=1.472016e-002; foe(n+1)=7.390179e-002; krok(n+1)=7.113726e-001; ng(n+1)=3.100507e+001;
n=288; farx(n+1)=1.461044e-002; foe(n+1)=7.377129e-002; krok(n+1)=6.034212e-001; ng(n+1)=3.491584e+001;
n=289; farx(n+1)=1.491512e-002; foe(n+1)=7.365509e-002; krok(n+1)=2.442288e-001; ng(n+1)=1.955337e+001;
n=290; farx(n+1)=1.489317e-002; foe(n+1)=7.343895e-002; krok(n+1)=6.608354e-001; ng(n+1)=1.068344e+001;
n=291; farx(n+1)=1.490240e-002; foe(n+1)=7.337121e-002; krok(n+1)=5.563246e-001; ng(n+1)=2.468910e+001;
n=292; farx(n+1)=1.498946e-002; foe(n+1)=7.327416e-002; krok(n+1)=3.607908e-001; ng(n+1)=2.196965e+001;
n=293; farx(n+1)=1.560191e-002; foe(n+1)=7.313244e-002; krok(n+1)=1.210739e+000; ng(n+1)=2.545807e+001;
n=294; farx(n+1)=1.554182e-002; foe(n+1)=7.301725e-002; krok(n+1)=4.863560e-001; ng(n+1)=2.472150e+001;
n=295; farx(n+1)=1.509895e-002; foe(n+1)=7.293056e-002; krok(n+1)=3.047856e-001; ng(n+1)=2.792749e+001;
n=296; farx(n+1)=1.556297e-002; foe(n+1)=7.272736e-002; krok(n+1)=1.002885e+000; ng(n+1)=9.785624e+000;
n=297; farx(n+1)=1.555068e-002; foe(n+1)=7.264730e-002; krok(n+1)=3.172699e-001; ng(n+1)=3.246251e+001;
n=298; farx(n+1)=1.561864e-002; foe(n+1)=7.253380e-002; krok(n+1)=4.547265e-001; ng(n+1)=3.001158e+001;
n=299; farx(n+1)=1.527667e-002; foe(n+1)=7.229530e-002; krok(n+1)=8.457767e-001; ng(n+1)=2.261801e+001;
n=300; farx(n+1)=1.483016e-002; foe(n+1)=7.212503e-002; krok(n+1)=9.495372e-001; ng(n+1)=2.899835e+001;

figure; semilogy(farx,'b'); hold on; semilogy(foe,'r'); xlabel('Iteracje'); ylabel('Earx, Eoe'); legend('Earx','Eoe'); title('Uczenie predyktora OE');
figure; subplot(2,1,1); semilogy(krok); xlabel('Iteracje'); ylabel('Krok');
subplot(2,1,2); semilogy(ng); xlabel('Iteracje'); ylabel('Norma gradientu');
Earx=farx(n+1)
Eoe=foe(n+1)
